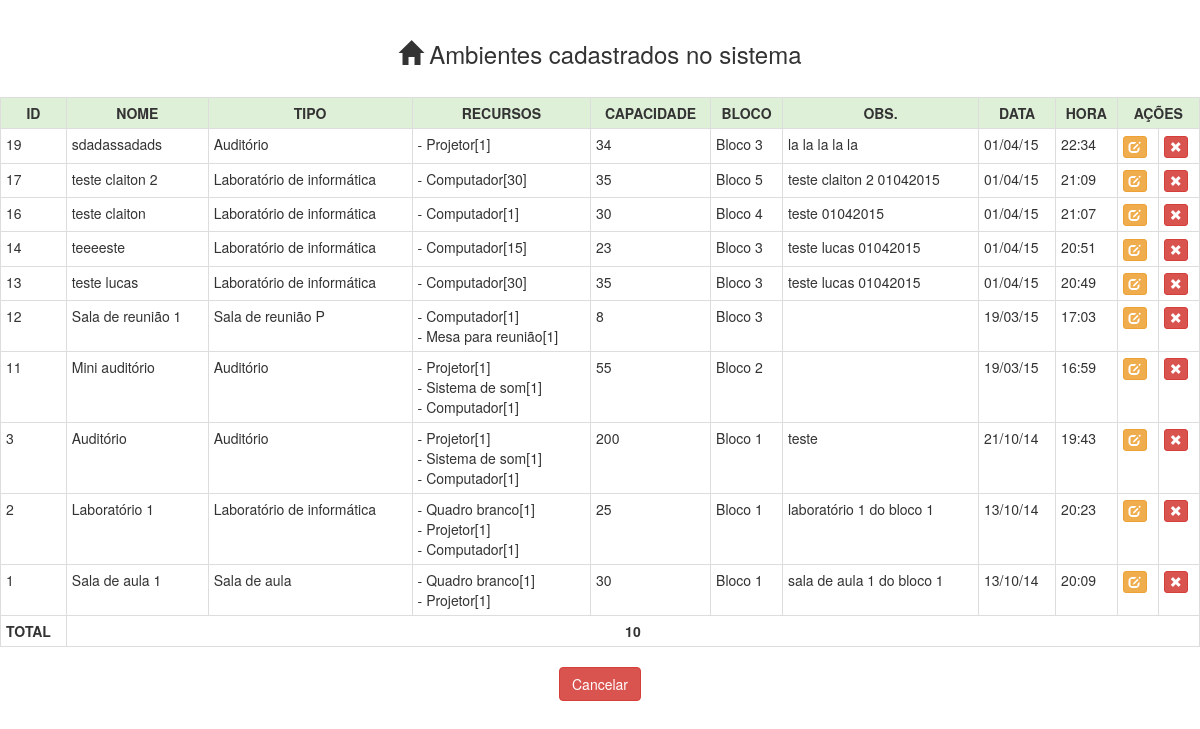
Page /admin/listar_ambientes.php on the committed database.
### tables this page shows
CREATE TABLE IF NOT EXISTS `salas` (
  `id` int(5) NOT NULL AUTO_INCREMENT,
  `nome` varchar(30) DEFAULT NULL,
  `id_tipo` int(5) DEFAULT NULL,
  `capacidade` int(5) DEFAULT NULL,
  `id_bloco` int(5) DEFAULT NULL,
  `obs` varchar(140) DEFAULT NULL,
  `data` date DEFAULT NULL,
  `hora` time DEFAULT NULL,
  PRIMARY KEY (`id`),
  KEY `id_tipo` (`id_tipo`),
  KEY `id_bloco` (`id_bloco`)
);

CREATE TABLE IF NOT EXISTS `tipo_sala` (
  `id` int(5) NOT NULL AUTO_INCREMENT,
  `descricao` varchar(30) DEFAULT NULL,
  PRIMARY KEY (`id`)
);

CREATE TABLE IF NOT EXISTS `salarecurso` (
  `id` int(5) NOT NULL AUTO_INCREMENT,
  `id_recurso` int(5) DEFAULT NULL,
  `id_sala` int(5) DEFAULT NULL,
  `quantidade` int(5) DEFAULT NULL,
  PRIMARY KEY (`id`),
  KEY `id_recurso` (`id_recurso`),
  KEY `id_sala` (`id_sala`)
);

CREATE TABLE IF NOT EXISTS `recursos` (
  `id` int(5) NOT NULL AUTO_INCREMENT,
  `nome` varchar(50) DEFAULT NULL,
  PRIMARY KEY (`id`)
);

CREATE TABLE IF NOT EXISTS `blocos` (
  `id` int(5) NOT NULL,
  `descricao` varchar(30) DEFAULT NULL,
  PRIMARY KEY (`id`)
);

### admin/listar_ambientes.php (called while the page is built, shortened)
<?php
	require "../class_sala.php";
	$salas=new Sala();
	$salas->listaSala();
?>

### class_sala.php (the view, shortened to what this page needs)
<!DOCTYPE HTML>
<head>
    <link href="../css/bootstrap.min.css" rel="stylesheet">
    <link href="../css/estilo.css" rel="stylesheet">
</head>
<?php
	Class Sala
	{
		function listaSala()
		{
			echo "<br><center><h3><span class='glyphicon glyphicon-home' aria-hidden='true'></span> Ambientes cadastrados no sistema</h3></center><br>";
			echo '<table class="table table-hover table-bordered table-condensed">';
			echo '<tr class="success">';
			echo '<td align="center"><b>ID</b></td>';
			echo '<td align="center"><b>NOME</b></td>';
			echo '<td align="center"><b>TIPO</b></td>';
			echo '<td align="center"><b>RECURSOS</b></td>';
			echo '<td align="center"><b>CAPACIDADE</b></td>';
			echo '<td align="center"><b>BLOCO</b></td>';
			echo '<td align="center"><b>OBS.</b></td>';
			echo '<td align="center"><b>DATA</b></td>';
			echo '<td align="center"><b>HORA</b></td>';
			echo '<td colspan="2" align="center"><b>AÇÕES</b></td>';
			echo '</tr>';
			$select = 'SELECT salas.id, salas.nome, tipo_sala.descricao AS saladesc, salas.capacidade, blocos.descricao AS blocodesc, salas.obs, DATE_FORMAT(salas.data,"%d/%m/%y") AS data, DATE_FORMAT(salas.hora,"%H:%i") AS hora
			FROM salas,tipo_sala,blocos
			WHERE salas.id_tipo = tipo_sala.id AND salas.id_bloco = blocos.id
			ORDER BY id DESC';
			$retorno = mysql_query($select) or die (mysql_error());
			$i=0;
			while ($result = mysql_fetch_assoc($retorno))
			{
				$i=$i+1;
				echo "<tr>";
				echo "<td>".$result['id']."</td>";
				echo "<td>".$result['nome']."</td>";
				echo "<td>".$result['saladesc']."</td>";
				$select2='SELECT recursos.nome AS recurso, salarecurso.quantidade AS quantidade
				FROM recursos INNER JOIN
				salarecurso ON recursos.id=salarecurso.id_recurso
				WHERE salarecurso.id_sala="'.$result['id'].'" ';
				$retorno2 = mysql_query($select2) or die (mysql_error());
				echo "<td>";
				while ($result2 = mysql_fetch_assoc($retorno2))
				{
					echo "- ".$result2['recurso']."[".$result2['quantidade']."]<br>";
				}
				echo "</td>";
				echo "<td>".$result['capacidade']."</td>";
				echo "<td>".$result['blocodesc']."</td>";
				echo "<td>".$result['obs']."</td>";
				echo "<td>".$result['data']."</td>";
				echo "<td>".$result['hora']."</td>";
				echo "<td>
					<a href='altera_ambiente.php?id=".$result['id']."'>
						<button title='Alterar' class='btn btn-warning btn-xs'><i class='glyphicon glyphicon-edit' title='Alterar'></i></button>
					</a>
				</td>";
				echo "<td>
					<a href='exclui_ambiente.php?id=".$result['id']."&nome=".$result['nome']."&bloco=".$result['blocodesc']."'>
						<button title='Excluir' class='btn btn-danger btn-xs'><i class='glyphicon glyphicon-remove' title='Excluir'></i></button>
					</a>
				</td>";
			}
			echo '<tr>';
			echo '<td><b>TOTAL</b></td>';
			echo '<td colspan="10" align="center"><b>'.$i.'</b></td>';
			echo '</tr>';
			echo "</table>";
			echo "<center><a href='../inicio.php'><button type='button' class='btn btn-danger'>Cancelar</button></a></center>";
		}
	}
?>

### rows in the picture
salas: id "19", nome "sdadassadads", id_tipo.descricao "Auditório", capacidade "34", id_bloco.descricao "Bloco 3", obs "la la la la la", data "01/04/15", hora "22:34"
salarecurso: id_recurso.nome "Projetor", quantidade "1"
salas: id "17", nome "teste claiton 2", id_tipo.descricao "Laboratório de informática", capacidade "35", id_bloco.descricao "Bloco 5", obs "teste claiton 2 01042015", data "01/04/15", hora "21:09"
salarecurso: id_recurso.nome "Computador", quantidade "30"
salas: id "16", nome "teste claiton", id_tipo.descricao "Laboratório de informática", capacidade "30", id_bloco.descricao "Bloco 4", obs "teste 01042015", data "01/04/15", hora "21:07"
salarecurso: id_recurso.nome "Computador", quantidade "1"
salas: id "14", nome "teeeeste", id_tipo.descricao "Laboratório de informática", capacidade "23", id_bloco.descricao "Bloco 3", obs "teste lucas 01042015", data "01/04/15", hora "20:51"
salarecurso: id_recurso.nome "Computador", quantidade "15"
salas: id "13", nome "teste lucas", id_tipo.descricao "Laboratório de informática", capacidade "35", id_bloco.descricao "Bloco 3", obs "teste lucas 01042015", data "01/04/15", hora "20:49"
salarecurso: id_recurso.nome "Computador", quantidade "30"
salas: id "12", nome "Sala de reunião 1", id_tipo.descricao "Sala de reunião P", capacidade "8", id_bloco.descricao "Bloco 3", data "19/03/15", hora "17:03"
salarecurso: id_recurso.nome "Computador", quantidade "1"
salarecurso: id_recurso.nome "Mesa para reunião", quantidade "1"
salas: id "11", nome "Mini auditório", id_tipo.descricao "Auditório", capacidade "55", id_bloco.descricao "Bloco 2", data "19/03/15", hora "16:59"
salarecurso: id_recurso.nome "Projetor", quantidade "1"
salarecurso: id_recurso.nome "Sistema de som", quantidade "1"
salarecurso: id_recurso.nome "Computador", quantidade "1"
salas: id "3", nome "Auditório", id_tipo.descricao "Auditório", capacidade "200", id_bloco.descricao "Bloco 1", obs "teste", data "21/10/14", hora "19:43"
salarecurso: id_recurso.nome "Projetor", quantidade "1"
salarecurso: id_recurso.nome "Sistema de som", quantidade "1"
salarecurso: id_recurso.nome "Computador", quantidade "1"
salas: id "2", nome "Laboratório 1", id_tipo.descricao "Laboratório de informática", capacidade "25", id_bloco.descricao "Bloco 1", obs "laboratório 1 do bloco 1", data "13/10/14", hora "20:23"
salarecurso: id_recurso.nome "Quadro branco", quantidade "1"
salarecurso: id_recurso.nome "Projetor", quantidade "1"
salarecurso: id_recurso.nome "Computador", quantidade "1"
salas: id "1", nome "Sala de aula 1", id_tipo.descricao "Sala de aula", capacidade "30", id_bloco.descricao "Bloco 1", obs "sala de aula 1 do bloco 1", data "13/10/14", hora "20:09"
salarecurso: id_recurso.nome "Quadro branco", quantidade "1"
salarecurso: id_recurso.nome "Projetor", quantidade "1"

### other values in the picture
$i "10"
